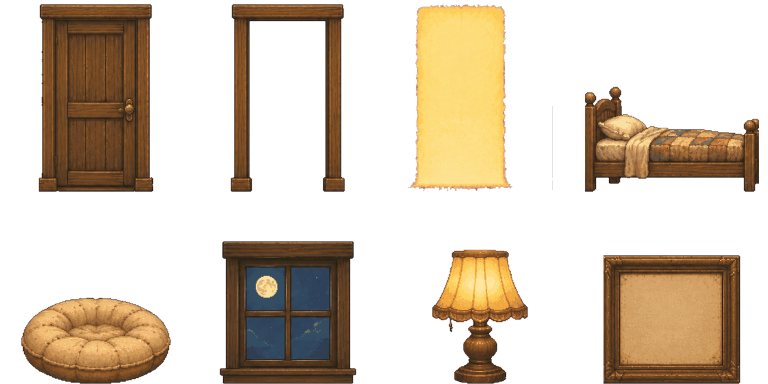
#> input picture assets/props/props_home.png, 1536 x 768 px, found by its file name (shown at 1/2 size)
$ python fix_source_sheets.py
#> lines starting #> are read from the running program, lines starting #| are printed output that depends on the picture
# -*- coding: utf-8 -*-
"""생성기가 잘못 그려 준 시트를 자리에서 고친다.

다시 뽑는 게 정석이지만, 칸 하나 때문에 시트 한 장을 다시 뽑는 건 아까운 경우가 있다.
여기 적힌 것은 **어느 칸이 어떻게 어긋났는지**의 기록이기도 하다.
여러 번 돌려도 결과가 같도록 이미 고쳐진 시트는 건드리지 않는다.

    python scripts/fix_source_sheets.py
"""
import os

import numpy as np
from PIL import Image

ROOT = os.path.dirname(os.path.dirname(os.path.abspath(__file__)))
SRC = os.path.join(ROOT, 'assets-src')


def background(a):
    return np.median(a.reshape(-1, 3), axis=0).astype(np.uint8)


def fix_props_home_bed(path):
    """props_home 3번 칸(침대)이 2번 칸(문에서 쏟아지는 빛)을 침범한 것을 고친다.

    침대 머리판 바깥 기둥이 칸 경계보다 37px 왼쪽에서 시작한다. 그대로 두면
    빛 칸에 나무 기둥이 하나 딸려 나오고, 침대 칸은 기둥이 잘린 채 나온다.
    침대를 통째로 오려서 3번 칸 안에 다시 앉힌다.
    """
#> called with path = 'assets-src/props/props_home.png'
    im = Image.open(path).convert('RGB')
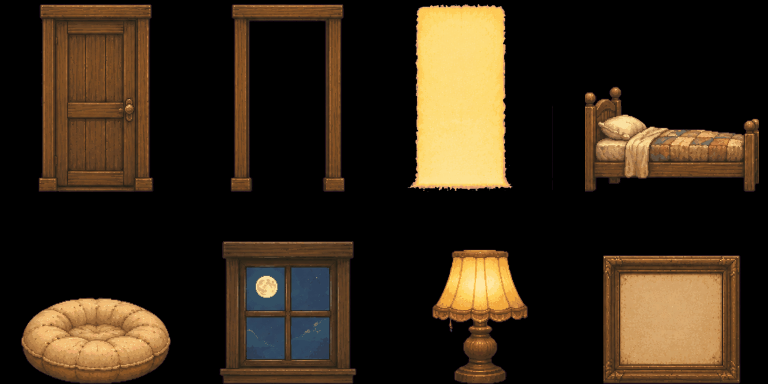
#> im: PIL image 1536x768 RGB (shown at 1/2 size); mean R, G, B 52.8, 39.8, 23.7
    cw, ch = im.width / 4.0, im.height / 2.0
#> cw = 384; ch = 384
    bed = (1049, 271, 1416, 542)  # 침대가 실제로 차지한 자리
    cell3 = (int(3 * cw), 0, int(4 * cw), int(ch))
#> cell3 = (1152, 0, 1536, 384)

    a = np.asarray(im).astype(np.int16)
    bg = background(a)
#> bg = [0, 0, 0]

    # 이미 고쳐 놓았으면 침대가 경계 왼쪽에 남아 있지 않다
    strip = a[bed[1]:bed[3], bed[0]:cell3[0]]
    if np.count_nonzero(np.abs(strip - bg).max(axis=2) > 55) < 200:
        print('props_home - 이미 고쳐져 있다')
        return False

    piece = im.crop(bed)
    out = np.asarray(im).copy()
    out[bed[1]:bed[3], bed[0]:bed[2]] = bg
    im = Image.fromarray(out)

    limit = int((cell3[2] - cell3[0]) * 0.98)
    scale = limit / float(piece.width)
    piece = piece.resize((limit, max(1, round(piece.height * scale))), Image.LANCZOS)
    x = cell3[0] + (cell3[2] - cell3[0] - piece.width) // 2
    im.paste(piece, (x, bed[3] - piece.height))
    im.save(path)
    print('props_home - 침대를 3번 칸 안으로 옮겼다')
    return True


def main():
    p = os.path.join(SRC, 'props', 'props_home.png')
    if os.path.exists(p):
        fix_props_home_bed(p)
    else:
        print('없음 %s' % p)


if __name__ == '__main__':
    main()

$ run again, with assets/props/actors_city.png copied over assets/props/props_home.png
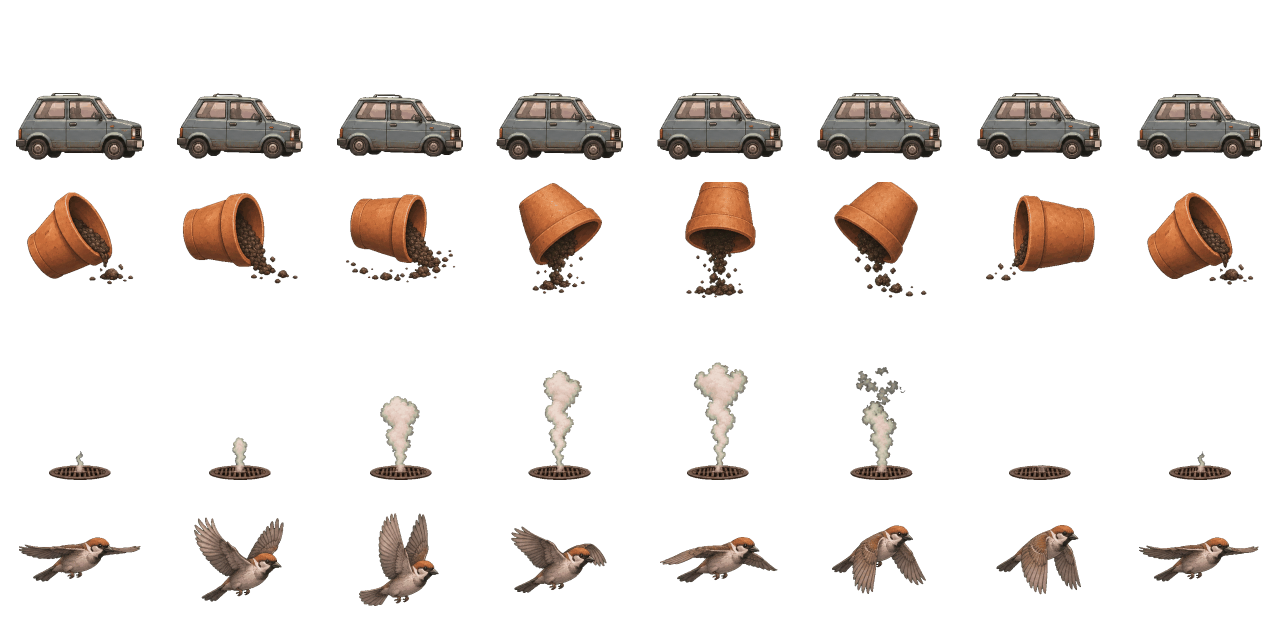
#> input picture assets/props/actors_city.png, 2560 x 1280 px, found by its file name (shown at 1/2 size)
#> bg = [0, 0, 0]
#> in fix_props_home_bed, `piece = im.crop(bed)`:
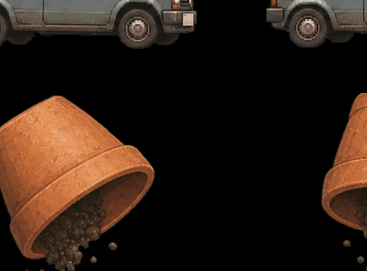
#> piece: PIL image 367x271 RGB; mean R, G, B 42.8, 28.2, 19.4
#> out: shape (1280, 2560, 3); mean R, G, B 18, 14.1, 11.7
#> in fix_props_home_bed, `im.paste(piece, (x, bed[3] - piece.height))`:
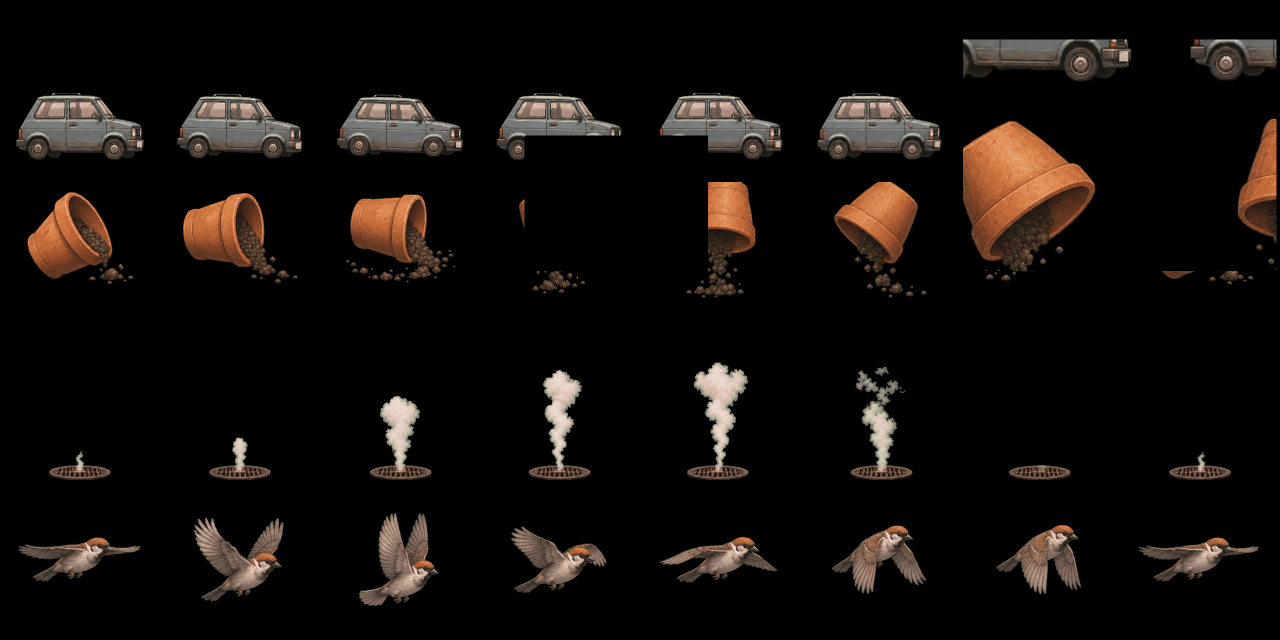
#> im: PIL image 2560x1280 RGB (shown at 1/2 size); mean R, G, B 18.5, 14.2, 11.5

$ run again, with assets/props/actors_coast.png copied over assets/props/props_home.png
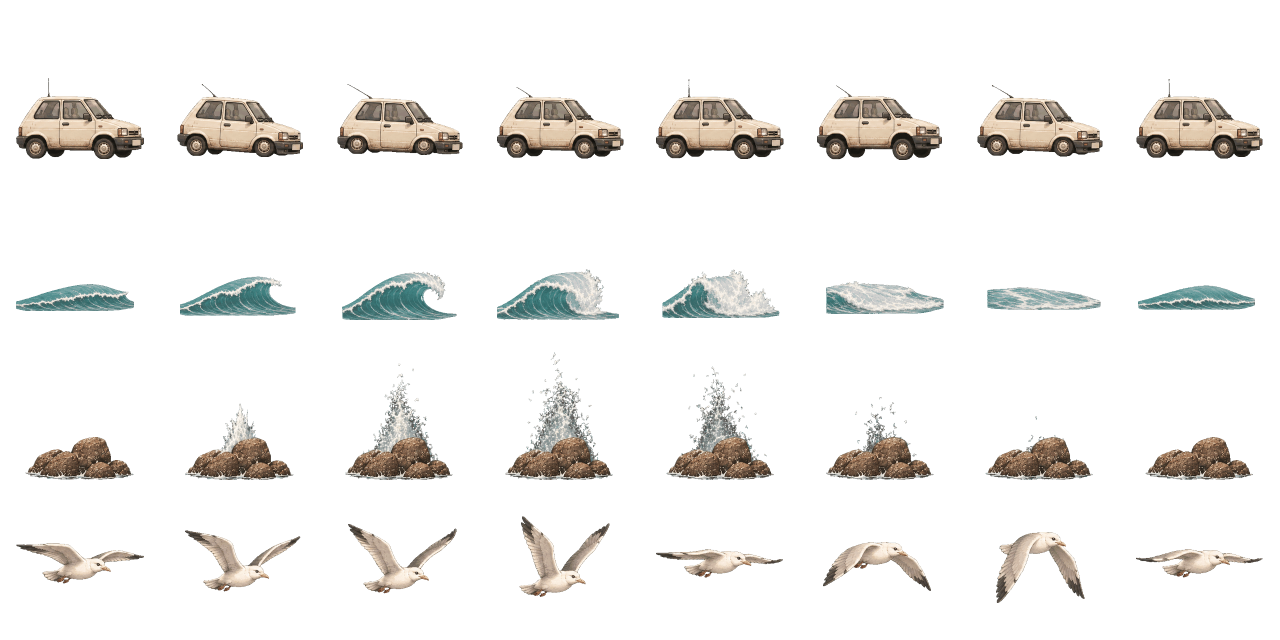
#> input picture assets/props/actors_coast.png, 2560 x 1280 px, found by its file name (shown at 1/2 size)
#> bg = [0, 0, 0]
#> in fix_props_home_bed, `piece = im.crop(bed)`:
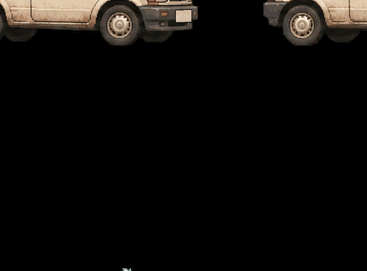
#> piece: PIL image 367x271 RGB; mean R, G, B 12.5, 10.8, 9.1
#> out: shape (1280, 2560, 3); mean R, G, B 20.8, 19.7, 17.8
#> in fix_props_home_bed, `im.paste(piece, (x, bed[3] - piece.height))`:
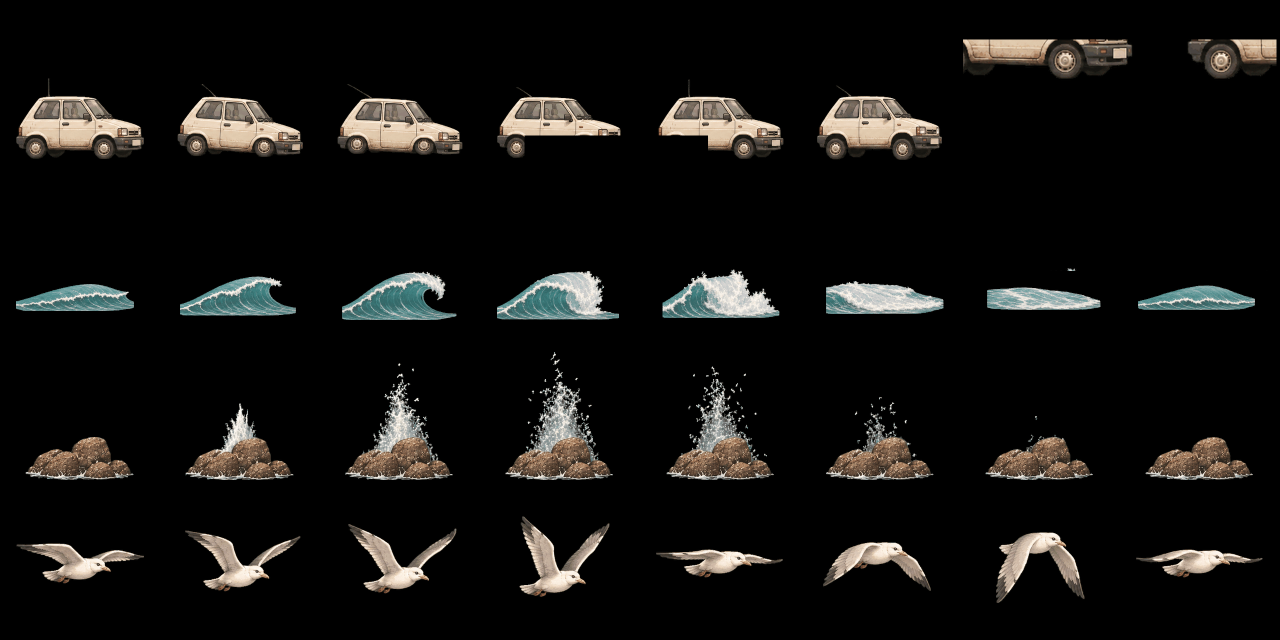
#> im: PIL image 2560x1280 RGB (shown at 1/2 size); mean R, G, B 19.8, 18.8, 17

$ run again, with assets/props/actors_field.png copied over assets/props/props_home.png
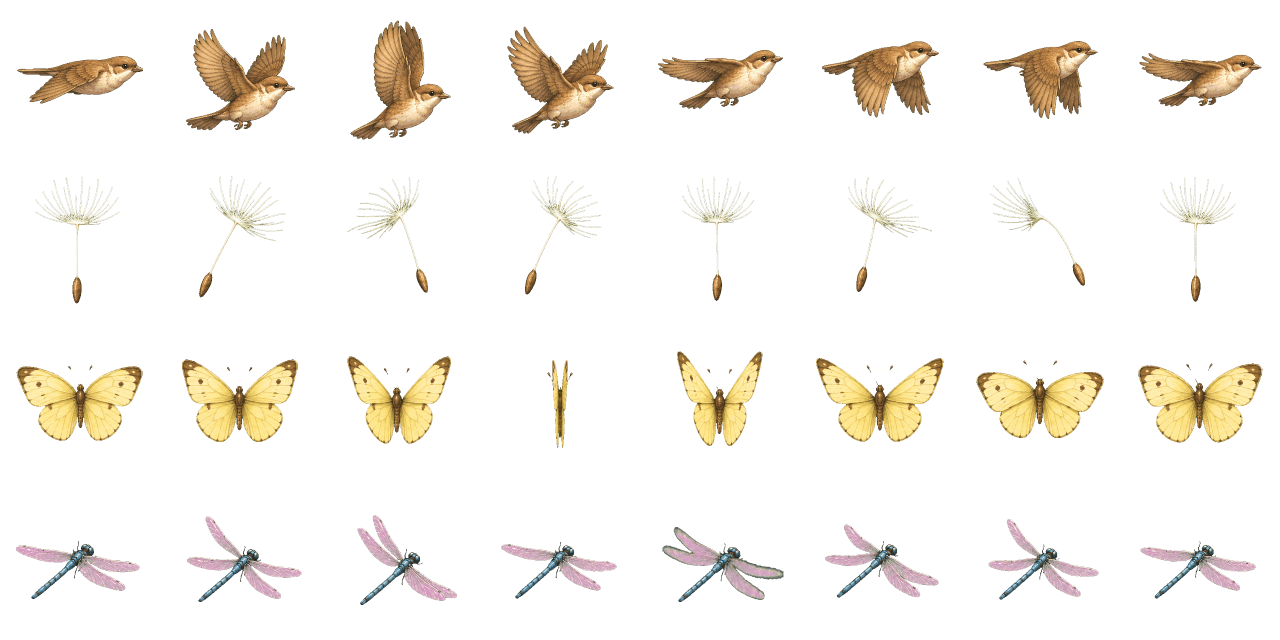
#> input picture assets/props/actors_field.png, 2560 x 1280 px, found by its file name (shown at 1/2 size)
#> bg = [0, 0, 0]
#> out: shape (1280, 2560, 3); mean R, G, B 23.7, 20.2, 14.4
#> in fix_props_home_bed, `piece = piece.resize((limit, max(1, round(piece.height * scale))), Ima..`:
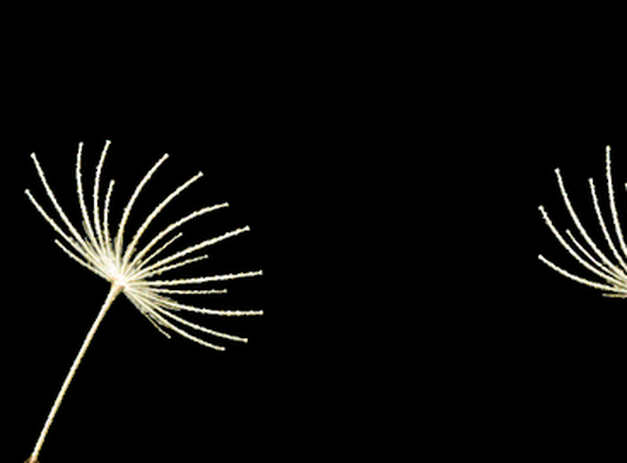
#> piece: PIL image 627x463 RGB; mean R, G, B 10.1, 9.9, 8.6
#> in fix_props_home_bed, `im.paste(piece, (x, bed[3] - piece.height))`:
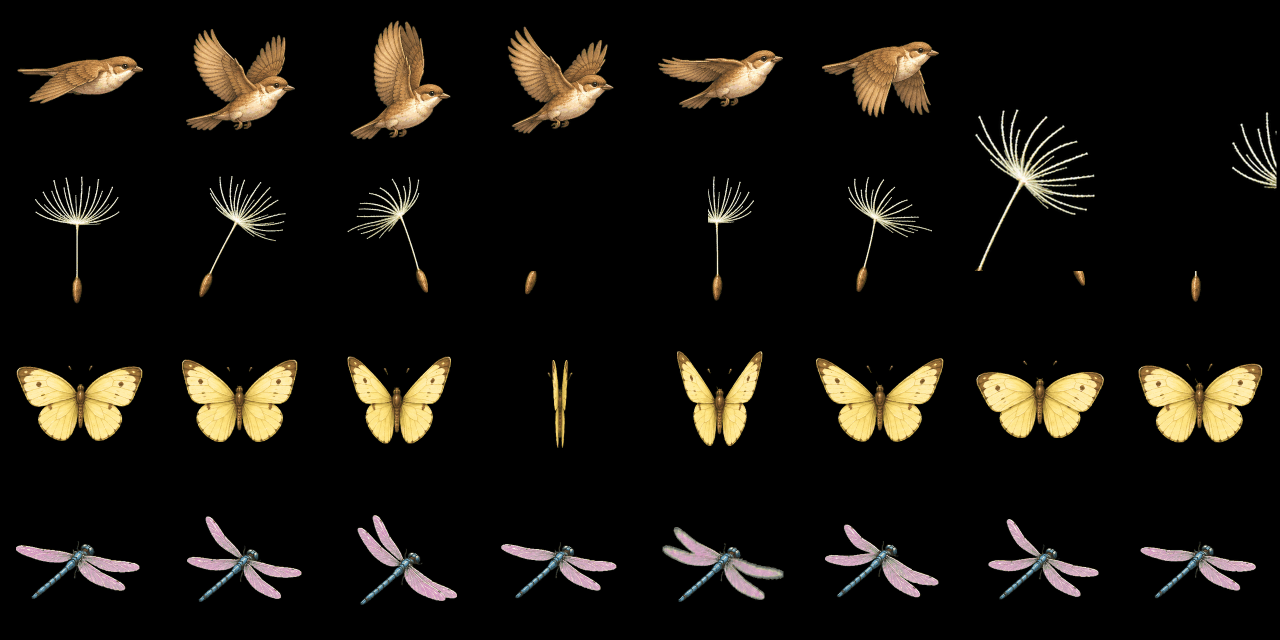
#> im: PIL image 2560x1280 RGB (shown at 1/2 size); mean R, G, B 22.6, 19.5, 14.1
